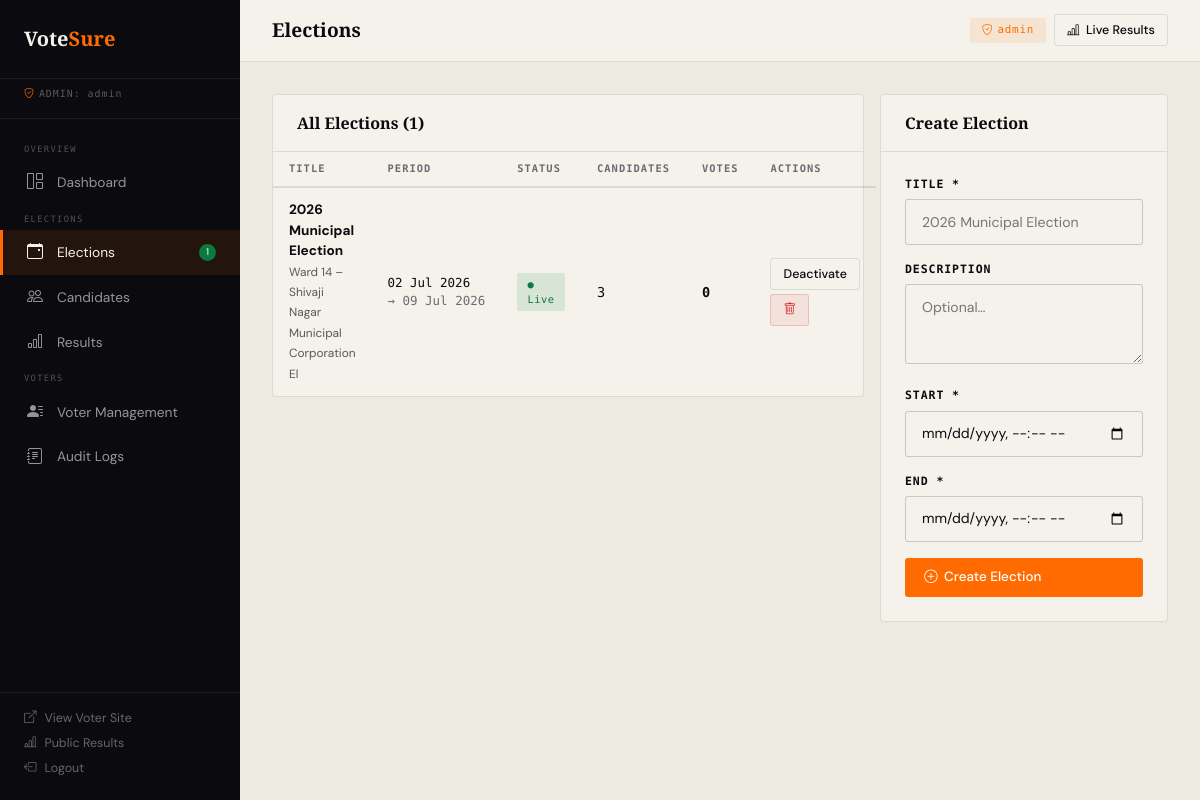
Screenshot of /admin_dashboard.php?page=elections (signed in) with the database file from the repository.
### tables this page shows
CREATE TABLE IF NOT EXISTS elections (
    id          INT AUTO_INCREMENT PRIMARY KEY,
    title       VARCHAR(200) NOT NULL,
    description TEXT,
    start_time  DATETIME     NOT NULL,
    end_time    DATETIME     NOT NULL,
    is_active   TINYINT(1)   DEFAULT 1,
    created_at  DATETIME     DEFAULT CURRENT_TIMESTAMP
);

### admin_dashboard.php (the view, shortened to what this page needs)
<?php
$db = getDB(); $page = $_GET['page'] ?? 'dashboard';
$stats=[
    'total_voters'=>(int)$db->query("SELECT COUNT(*) FROM voters")->fetchColumn(),
    'verified_voters'=>(int)$db->query("SELECT COUNT(*) FROM voters WHERE status='verified'")->fetchColumn(),
    'pending_voters'=>(int)$db->query("SELECT COUNT(*) FROM voters WHERE status='pending'")->fetchColumn(),
    'blocked_voters'=>(int)$db->query("SELECT COUNT(*) FROM voters WHERE status='blocked'")->fetchColumn(),
    'votes_cast'=>(int)$db->query("SELECT COUNT(*) FROM votes")->fetchColumn(),
    'active_elections'=>(int)$db->query("SELECT COUNT(*) FROM elections WHERE is_active=1")->fetchColumn(),
    'total_elections'=>(int)$db->query("SELECT COUNT(*) FROM elections")->fetchColumn(),
];
$elections=$db->query("SELECT e.*,(SELECT COUNT(*) FROM votes v WHERE v.election_id=e.id) as vote_count,(SELECT COUNT(*) FROM candidates c WHERE c.election_id=e.id) as cand_count FROM elections e ORDER BY e.id DESC")->fetchAll();
$voters=$db->query("SELECT * FROM voters ORDER BY id DESC LIMIT 200")->fetchAll();
$audit_logs=$db->query("SELECT al.*,CONCAT(IFNULL(v.first_name,''),' ',IFNULL(v.last_name,'')) AS voter_name FROM audit_logs al LEFT JOIN voters v ON al.voter_id=v.id ORDER BY al.id DESC LIMIT 150")->fetchAll();
$results=$db->query("SELECT c.id,c.name,c.party,c.symbol,c.constituency,e.title AS election_title,e.id AS eid,e.is_active AS election_active,(SELECT COUNT(*) FROM votes v WHERE v.candidate_id=c.id) AS votes FROM candidates c LEFT JOIN elections e ON c.election_id=e.id ORDER BY e.id,votes DESC")->fetchAll();
?>
<!DOCTYPE html>
<html lang="en">
<head>
<link href="https://cdn.jsdelivr.net/npm/bootstrap@5.3.3/dist/css/bootstrap.min.css" rel="stylesheet"/>
<link href="https://cdn.jsdelivr.net/npm/bootstrap-icons@1.11.3/font/bootstrap-icons.min.css" rel="stylesheet"/>
</head>
<body>
<aside class="sidebar" id="sidebar">
  <div class="sidebar-brand"><div class="sb-logo">Vote<span>Sure</span></div></div>
  <div class="sb-admin"><i class="bi bi-shield-check me-1" style="color:var(--saffron)"></i>ADMIN: <?= htmlspecialchars($_SESSION['admin_username']) ?></div>
  <nav class="sidebar-nav">
    <div class="nav-sec">Overview</div>
    <div class="nav-item"><a href="?page=dashboard" class="<?= $page==='dashboard'?'active':'' ?>"><i class="bi bi-grid-1x2"></i> Dashboard</a></div>
    <div class="nav-sec">Elections</div>
    <div class="nav-item"><a href="?page=elections" class="<?= $page==='elections'?'active':'' ?>"><i class="bi bi-calendar-event"></i> Elections<?php if($stats['active_elections']>0):?><span style="margin-left:auto;background:var(--green);color:#fff;border-radius:10px;padding:1px 7px;font-size:.6rem"><?=$stats['active_elections']?></span><?php endif;?></a></div>
    <div class="nav-item"><a href="?page=candidates" class="<?= $page==='candidates'?'active':'' ?>"><i class="bi bi-people"></i> Candidates</a></div>
    <div class="nav-item"><a href="?page=results" class="<?= $page==='results'?'active':'' ?>"><i class="bi bi-bar-chart"></i> Results</a></div>
    <div class="nav-sec">Voters</div>
    <div class="nav-item"><a href="?page=voters" class="<?= $page==='voters'?'active':'' ?>"><i class="bi bi-person-lines-fill"></i> Voter Management</a></div>
    <div class="nav-item"><a href="?page=logs" class="<?= $page==='logs'?'active':'' ?>"><i class="bi bi-journal-text"></i> Audit Logs</a></div>
  </nav>
  <div class="sb-foot">
    <a href="register.php" target="_blank"><i class="bi bi-box-arrow-up-right"></i> View Voter Site</a>
    <a href="results.php" target="_blank"><i class="bi bi-bar-chart-line"></i> Public Results</a>
    <a href="?logout=1" onclick="return confirm('Log out?')"><i class="bi bi-box-arrow-left"></i> Logout</a>
  </div>
</aside>
<div class="main-content">
  <div class="topbar">
    <div class="d-flex align-items-center gap-2">
      <span class="topbar-title"><?php $t=['dashboard'=>'Dashboard','elections'=>'Elections','candidates'=>'Candidates','results'=>'Results','voters'=>'Voter Management','logs'=>'Audit Logs']; echo $t[$page]??'Dashboard'; ?></span>
    </div>
    <div class="d-flex gap-2 align-items-center">
      <span class="admin-pill"><i class="bi bi-shield-check me-1"></i><?= htmlspecialchars($_SESSION['admin_username']) ?></span>
      <a href="results.php" target="_blank" class="btn-vs btn-outline btn-sm-vs"><i class="bi bi-bar-chart-line"></i> Live Results</a>
    </div>
  </div>
  <div class="content-body">
<?php if($page==='dashboard'): ?>
<div class="row g-3 mb-4">
  <div class="col-sm-6 col-xl-3"><div class="stat-card dark"><div class="stat-icon">🗳️</div><div class="stat-label dk">Total Voters</div><div class="stat-num"><?= number_format($stats['total_voters']) ?></div><div class="stat-sub" style="color:rgba(245,242,235,.4)"><?=$stats['verified_voters']?> verified · <?=$stats['pending_voters']?> pending</div></div></div>
  <div class="col-sm-6 col-xl-3"><div class="stat-card"><div class="stat-icon">✅</div><div class="stat-label">Votes Cast</div><div class="stat-num" style="color:var(--green)"><?= number_format($stats['votes_cast']) ?></div><div class="stat-sub"><?=$stats['total_voters']>0?round($stats['votes_cast']/$stats['total_voters']*100,1):0?>% turnout</div></div></div>
  <div class="col-sm-6 col-xl-3"><div class="stat-card"><div class="stat-icon">📋</div><div class="stat-label">Active Elections</div><div class="stat-num" style="color:var(--saffron)"><?=$stats['active_elections']?></div><div class="stat-sub">of <?=$stats['total_elections']?> total</div></div></div>
  <div class="col-sm-6 col-xl-3"><div class="stat-card"><div class="stat-icon">⏳</div><div class="stat-label">Pending Approvals</div><div class="stat-num" style="color:#f59e0b"><?=$stats['pending_voters']?></div><div class="stat-sub"><a href="?page=voters" style="color:var(--saffron);text-decoration:none">Review →</a></div></div></div>
</div>
<div class="row g-3">
  <div class="col-lg-7">
    <div class="sec-card">
      <div class="sch"><span class="sct">Recent Voters</span><a href="?page=voters" class="btn-vs btn-outline btn-sm-vs">View All</a></div>
      <table class="vs-table"><thead><tr><th>Name</th><th>Voter Ref</th><th>City</th><th>Status</th><th>Voted</th></tr></thead><tbody>
      <?php foreach(array_slice($voters,0,8) as $v):?>
      <tr><td><strong><?=htmlspecialchars($v['first_name'].' '.$v['last_name'])?></strong><br><small style="color:var(--muted);font-size:.74rem"><?=htmlspecialchars($v['email'])?></small></td><td style="font-family:'DM Mono',monospace;font-size:.74rem"><?=htmlspecialchars($v['voter_ref'])?></td><td><?=htmlspecialchars($v['city'])?></td>
      <td><?=$v['status']==='verified'?'<span class="bv bg">✓ Verified</span>':($v['status']==='blocked'?'<span class="bv br">Blocked</span>':'<span class="bv bo">Pending</span>')?></td>
      <td><?=$v['has_voted']?'<span class="bv bg">✓</span>':'<span class="bv bgy">—</span>'?></td></tr>
      <?php endforeach; if(empty($voters)):?><tr><td colspan="5" class="text-center text-muted py-3">No voters yet.</td></tr><?php endif;?>
      </tbody></table>
    </div>
  </div>
  <div class="col-lg-5">
    <div class="sec-card">
      <div class="sch"><span class="sct">Live Results Snapshot</span><a href="?page=results" class="btn-vs btn-outline btn-sm-vs">Full Results</a></div>
      <div class="scb">
        <?php $byEl=[]; foreach($results as $r) $byEl[$r['election_title']][]=$r;
        if(empty($byEl)):?><div class="text-center text-muted py-4" style="font-size:.86rem"><i class="bi bi-bar-chart" style="font-size:2rem;display:block;margin-bottom:.5rem"></i>No votes yet.</div>
        <?php else: foreach($byEl as $et=>$cands): $total=array_sum(array_column($cands,'votes'));?>
        <div class="mb-4"><div style="font-size:.72rem;font-family:'DM Mono',monospace;color:var(--muted);margin-bottom:.6rem"><?=htmlspecialchars($et)?> · <?=$total?> votes</div>
        <?php foreach($cands as $c): $pct=$total>0?round($c['votes']/$total*100,1):0;?>
        <div class="mb-2"><div class="d-flex justify-content-between" style="font-size:.82rem"><span><?=htmlspecialchars(($c['symbol']??'').' '.$c['name'])?></span><span style="font-family:'DM Mono',monospace"><?=$c['votes']?> (<?=$pct?>%)</span></div>
        <div class="vote-bar"><div class="vote-bar-fill" style="width:<?=$pct?>%;background:<?=$c===reset($cands)?'var(--green)':'var(--saffron)'?>"></div></div></div>
        <?php endforeach;?></div>
        <?php endforeach; endif;?>
      </div>
    </div>
  </div>
</div>
<div class="sec-card">
  <div class="sch"><span class="sct">Recent Activity</span><a href="?page=logs" class="btn-vs btn-outline btn-sm-vs">All Logs</a></div>
  <table class="vs-table"><thead><tr><th>Time</th><th>User</th><th>Action</th><th>Result</th><th>IP</th></tr></thead><tbody>
  <?php foreach(array_slice($audit_logs,0,8) as $log):?>
  <tr><td style="font-family:'DM Mono',monospace;font-size:.72rem;white-space:nowrap"><?=date('d M H:i',strtotime($log['created_at']))?></td>
  <td style="font-size:.82rem"><?=htmlspecialchars(trim($log['voter_name'])?:('ID #'.$log['voter_id']))?></td>
  <td><span class="bv bgy"><?=htmlspecialchars($log['action'])?></span></td>
  <td><?=$log['result']==='ok'?'<span class="bv bg">OK</span>':'<span class="bv br">FAIL</span>'?></td>
  <td style="font-family:'DM Mono',monospace;font-size:.72rem"><?=htmlspecialchars($log['ip_address']??'')?></td></tr>
  <?php endforeach;?>
  </tbody></table>
</div>
<?php elseif($page==='elections'): ?>
<div class="row g-3">
  <div class="col-lg-8">
    <div class="sec-card">
      <div class="sch"><span class="sct">All Elections (<?=count($elections)?>)</span></div>
      <table class="vs-table"><thead><tr><th>Title</th><th>Period</th><th>Status</th><th>Candidates</th><th>Votes</th><th>Actions</th></tr></thead><tbody>
      <?php foreach($elections as $e): $now=time(); $s=strtotime($e['start_time']); $en=strtotime($e['end_time']);?>
      <tr>
        <td><strong><?=htmlspecialchars($e['title'])?></strong><?php if($e['description']):?><br><small class="text-muted"><?=htmlspecialchars(substr($e['description'],0,50))?></small><?php endif;?></td>
        <td style="font-size:.78rem;font-family:'DM Mono',monospace;white-space:nowrap"><?=date('d M Y',strtotime($e['start_time']))?><br><span style="color:var(--muted)">→ <?=date('d M Y',strtotime($e['end_time']))?></span></td>
        <td><?php if(!$e['is_active']):?><span class="bv bgy">Inactive</span><?php elseif($now<$s):?><span class="bv bbl">Upcoming</span><?php elseif($now>$en):?><span class="bv bgy">Ended</span><?php else:?><span class="bv bg" style="animation:none">● Live</span><?php endif;?></td>
        <td style="font-family:'DM Mono',monospace"><?=$e['cand_count']?></td>
        <td style="font-family:'DM Mono',monospace;font-weight:700"><?=$e['vote_count']?></td>
        <td><div class="d-flex gap-1 flex-wrap">
          <form method="POST" class="d-inline"><button class="btn-vs btn-outline btn-sm-vs"><?=$e['is_active']?'Deactivate':'Activate'?></button></form>
          <form method="POST" class="d-inline" onsubmit="return confirm('Delete election and all votes?')"><button class="btn-vs btn-dv btn-sm-vs"><i class="bi bi-trash"></i></button></form>
        </div></td>
      </tr>
      <?php endforeach; if(empty($elections)):?><tr><td colspan="6" class="text-center text-muted py-4">No elections yet.</td></tr><?php endif;?>
      </tbody></table>
    </div>
  </div>
  <div class="col-lg-4">
    <div class="sec-card"><div class="sch"><span class="sct">Create Election</span></div><div class="scb">
      <form method="POST"><input type="hidden" name="act" value="add_election">
        <div class="mb-3"><label class="vs-label">Title *</label><input class="vs-input" type="text" name="title" placeholder="2026 Municipal Election" required></div>
        <div class="mb-3"><label class="vs-label">Description</label><textarea class="vs-textarea" name="description" placeholder="Optional…"></textarea></div>
        <div class="mb-3"><label class="vs-label">Start *</label><input class="vs-input" type="datetime-local" name="start_time" required></div>
        <div class="mb-3"><label class="vs-label">End *</label><input class="vs-input" type="datetime-local" name="end_time" required></div>
        <button class="btn-vs btn-saffron w-100" type="submit"><i class="bi bi-plus-circle"></i> Create Election</button>
      </form>
    </div></div>
  </div>
</div>
<?php endif;?>
  </div>
</div>
</body></html>

### rows the page displays
elections: title "2026 Municipal Election", description "Ward 14 – Shivaji Nagar Municipal Corporation El", start_time "02 Jul 2026", end_time "09 Jul 2026", is_active "● Live", cand_count "3", vote_count "0"

### other values shown
$_SESSION['admin_username'] "admin"
$stats['active_elections'] "1"
$t[$page] "Elections"
count($elections) "1"
